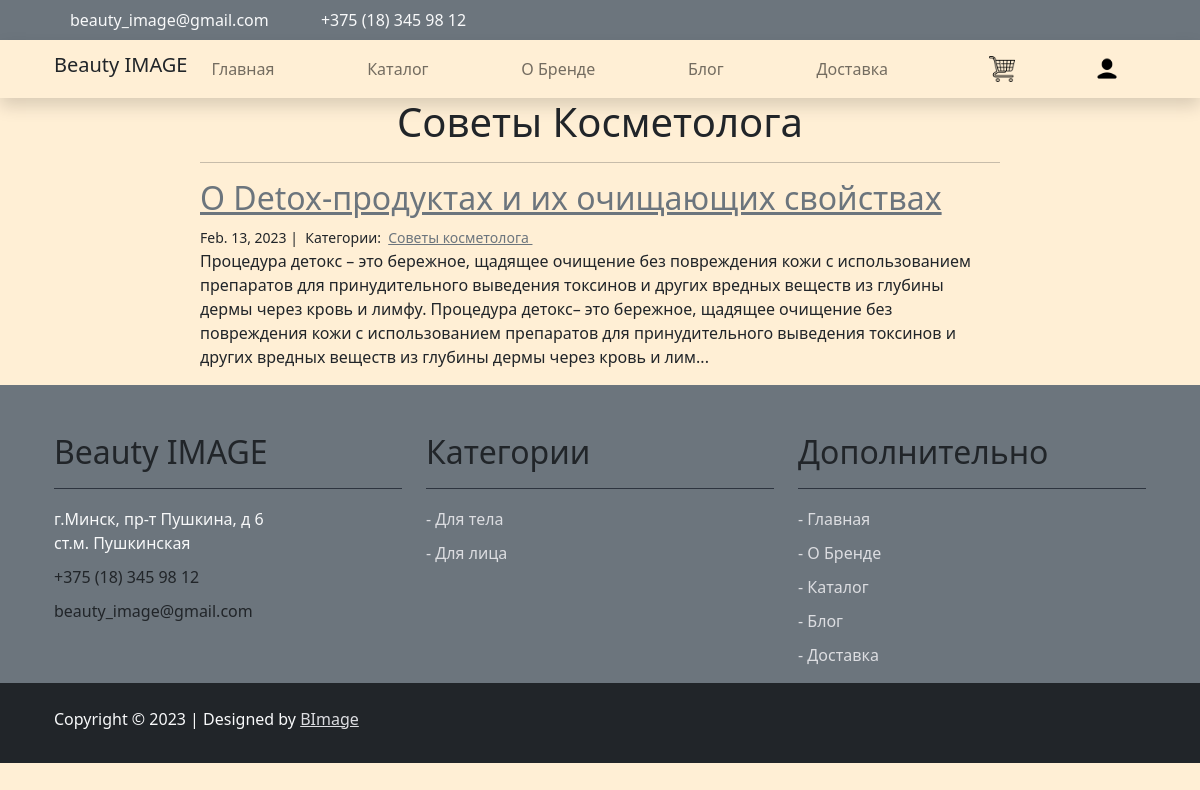
The app's page /blog/Советы косметолога/ with its own data.
### blog/models.py (models this page shows, shortened)
class Category(models.Model):
    name = models.CharField(max_length=20)

class Post(models.Model):
    title = models.CharField(max_length=255)
    body = models.TextField()
    image = models.ImageField(upload_to='img/')
    created_on = models.DateTimeField(auto_now_add=True)
    last_modified = models.DateTimeField(auto_now=True)
    categories = models.ManyToManyField('Category', related_name='posts')

### blog/views.py (the view)
# urls.py: path('<category>/', views.blog_category, name='blog_category')
def blog_category(request, category):
    posts = Post.objects.filter(
        categories__name__contains=category
    ).order_by('-created_on')
    context = {
        "category": category,
        "posts": posts
    }
    return render(request, "blog_category.html", context)

### cart/context_processors.py (called while the page is built)
def cart(request):
    return {'cart': Cart(request)}

### blog/templates/blog_category.html (shortened to what this page needs)
{% extends "base.html" %}
{% load static %}
{% block page_content %}
<div class="col-md-8 offset-md-2">
    <h1 class="text-center">{{ category | title }}</h1>
    <hr>
    {% for post in posts %}
    <h2><a class="text-secondary" href="{% url 'blog_detail' post.pk%}">{{ post.title }}</a></h2>
    <small>
        {{ post.created_on.date }} |&nbsp;
        Категории:&nbsp;
        {% for category in post.categories.all %}
        <a class="text-secondary" href="{% url 'blog_category' category.name %}">
            {{ category.name }}
        </a>&nbsp;
        {% endfor %}
    </small>
    <p>{{ post.body | slice:":400" }}...</p>
    {% endfor %}
</div>
{% endblock %}

### static/css/base.css (style rules this page uses)
body { background-color: #FFEFD5 }

### records on screen
Category: name "Советы Косметолога", name "Советы косметолога"
Post: title "О Detox-продуктах и их очищающих свойствах", created_on "Feb. 13, 2023", body "Процедура детокс – это бережное, щадящее очищение без повреждения кожи с использованием препаратов для принудительного выведения токсинов и других вредных веществ из глубины дермы через кровь и лимфу. Процедура детокс– это бережное, щадящее очищение без повреждения кожи с использованием препаратов для принудительного выведения токсинов и других вредных веществ из глубины дермы через кровь и лим"
